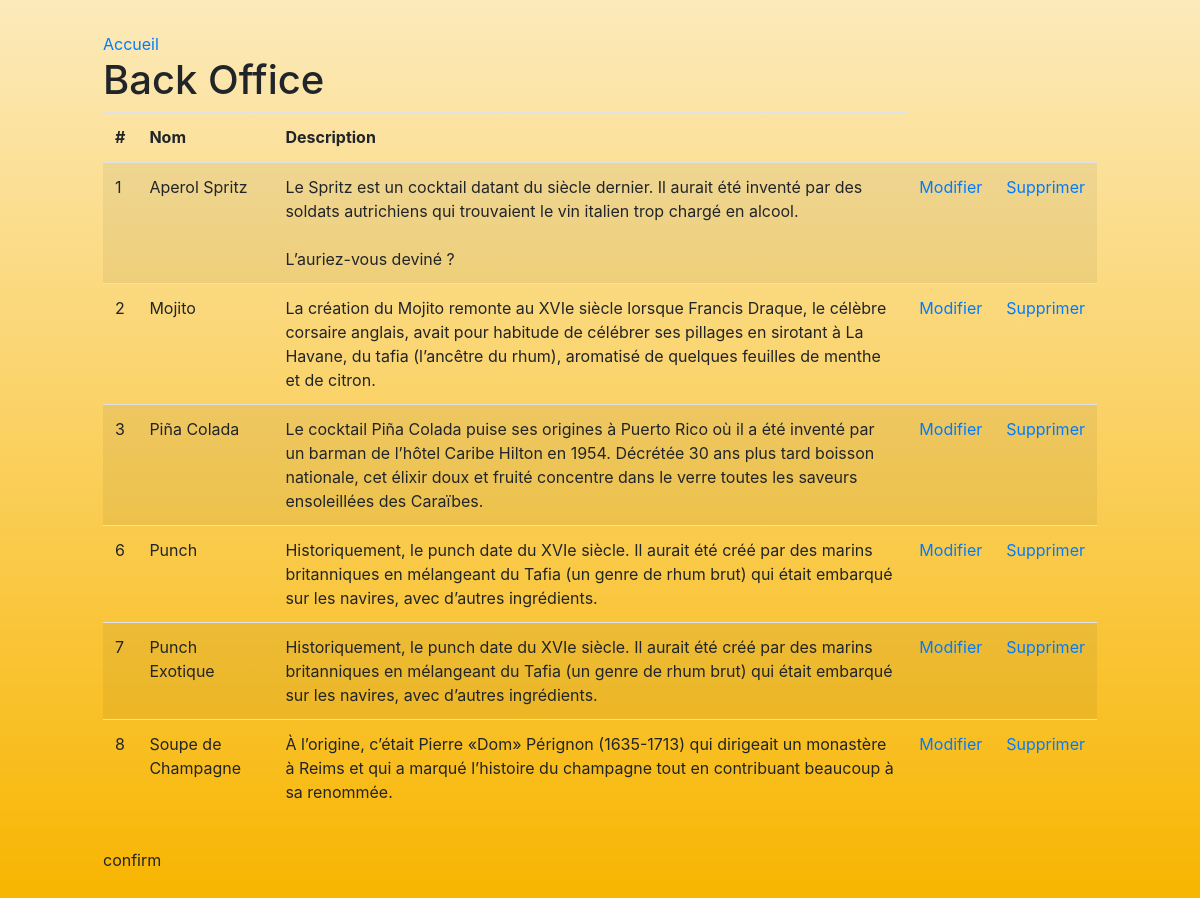
Page /backOffice.php on the committed database.
### tables this page shows
CREATE TABLE `Cocktail` (
  `id` int(11) NOT NULL,
  `nom` varchar(30) NOT NULL,
  `description` text NOT NULL,
  `urlPhoto` varchar(50) NOT NULL,
  `dateConception` date NOT NULL,
  `prixMoyen` float NOT NULL,
  `idFamille` int(11) NOT NULL
);

### backOffice.php (called while the page is built, shortened)
<?php
require 'models/cocktail.php';
$allCocktails = allCocktail();
require 'templates/backOffice.phtml';
?>

### models/cocktail.php (called while the page is built, shortened)
<?php
function allCocktail()
{
    $connect1 = bipbip();
    $querycoktails = $connect1-> prepare('SELECT id,nom,description,urlPhoto  FROM Cocktail');
    $querycoktails->execute();
    return $resCocktails = $querycoktails->fetchAll(PDO::FETCH_ASSOC);
}

### templates/backOffice.phtml (the view, shortened to what this page needs)
<!DOCTYPE html>
<html lang="fr">
<head>
    <link rel="stylesheet" href="www/css/cocktails.css">
    <link rel="stylesheet" href="https://stackpath.bootstrapcdn.com/bootstrap/4.3.1/css/bootstrap.min.css">
</head>
<body class="container-fluid">
    <nav>
        <a href="index.php">Accueil</a>
        <h1>Back Office</h1>
        <table class="table table-striped ">
<thead>
    <tr>
        <th>#</th>
        <th>Nom</th>
        <th>Description</th>
    </tr>
</thead>
<tbody>
    <?php foreach ($allCocktails as $cocktail){ ?>
    <tr>
        <td><?php echo $cocktail['id']?></td>
        <td><?php echo $cocktail['nom']?></td>
        <td><?php echo $cocktail['description']?></td>
        <td><?php ?> <a href="change_cocktail.php?id=<?php echo $cocktail['id']?>">  Modifier </a> </td>
        <td><?php ?> <a href="sup_cocktail.php?id=<?php echo $cocktail['id']?>">  Supprimer </a> </td>
    </tr>
 <?php }?>
</tbody>
        </table>
    </nav>
    <a  id="allo">confirm</a>
</body>

### www/css/cocktails.css (style rules this page uses)
* { box-sizing: border-box; }
body { background: linear-gradient(to bottom, #fceabb, #f8b500); font-family: Montserrat, sans-serif; max-width: 1024px; min-height: 100vh; padding: 2rem 0; }
nav { margin-bottom: 2rem; width: 100%; }

### rows in the picture
cocktail: id "1", nom "Aperol Spritz", description "Le Spritz est un cocktail datant du siècle dernier. Il aurait été inventé par des soldats autrichiens qui trouvaient le vin italien trop chargé en alcool. L’auriez-vous deviné ?"
cocktail: id "2", nom "Mojito", description "La création du Mojito remonte au XVIe siècle lorsque Francis Draque, le célèbre corsaire anglais, avait pour habitude de célébrer ses pillages en sirotant à La Havane, du tafia (l’ancêtre du rhum), aromatisé de quelques feuilles de menthe et de citron."
cocktail: id "3", nom "Piña Colada", description "Le cocktail Piña Colada puise ses origines à Puerto Rico où il a été inventé par un barman de l’hôtel Caribe Hilton en 1954. Décrétée 30 ans plus tard boisson nationale, cet élixir doux et fruité concentre dans le verre toutes les saveurs ensoleillées des Caraïbes."
cocktail: id "6", nom "Punch", description "Historiquement, le punch date du XVIe siècle. Il aurait été créé par des marins britanniques en mélangeant du Tafia (un genre de rhum brut) qui était embarqué sur les navires, avec d’autres ingrédients."
cocktail: id "7", nom "Punch Exotique", description "Historiquement, le punch date du XVIe siècle. Il aurait été créé par des marins britanniques en mélangeant du Tafia (un genre de rhum brut) qui était embarqué sur les navires, avec d’autres ingrédients."
cocktail: id "8", nom "Soupe de Champagne", description "À l’origine, c’était Pierre «Dom» Pérignon (1635-1713) qui dirigeait un monastère à Reims et qui a marqué l’histoire du champagne tout en contribuant beaucoup à sa renommée."
